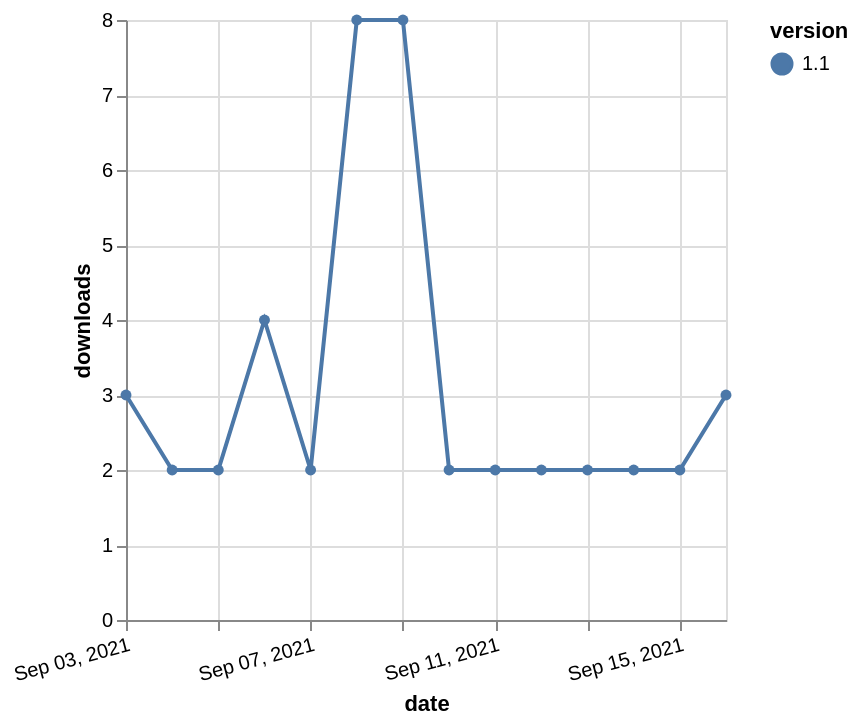

Vega-Lite specification for this chart:
### Vega-Lite specification from a JSON file in a GitHub repository (floating-point values rounded to 4 significant figures)
{"$schema": "https://vega.github.io/schema/vega-lite/v5.json", "description": "A simple bar chart with embedded data.", "data": {"values": [{"date": "2021-09-03", "total": 3747, "delta": 3, "version": "1.1"}, {"date": "2021-09-04", "total": 3749, "delta": 2, "version": "1.1"}, {"date": "2021-09-05", "total": 3751, "delta": 2, "version": "1.1"}, {"date": "2021-09-06", "total": 3755, "delta": 4, "version": "1.1"}, {"date": "2021-09-07", "total": 3757, "delta": 2, "version": "1.1"}, {"date": "2021-09-08", "total": 3765, "delta": 8, "version": "1.1"}, {"date": "2021-09-09", "total": 3773, "delta": 8, "version": "1.1"}, {"date": "2021-09-10", "total": 3775, "delta": 2, "version": "1.1"}, {"date": "2021-09-11", "total": 3777, "delta": 2, "version": "1.1"}, {"date": "2021-09-12", "total": 3779, "delta": 2, "version": "1.1"}, {"date": "2021-09-13", "total": 3781, "delta": 2, "version": "1.1"}, {"date": "2021-09-14", "total": 3783, "delta": 2, "version": "1.1"}, {"date": "2021-09-15", "total": 3785, "delta": 2, "version": "1.1"}, {"date": "2021-09-16", "total": 3788, "delta": 3, "version": "1.1"}]}, "width": "container", "mark": {"type": "line", "point": {"filled": true}}, "encoding": {"x": {"field": "date", "type": "temporal", "timeUnit": "yearmonthdate", "title": "date", "axis": {"labelAngle": -15}}, "y": {"field": "delta", "type": "quantitative", "title": "downloads"}, "color": {"field": "version", "type": "nominal"}, "tooltip": {"field": "delta"}}}
